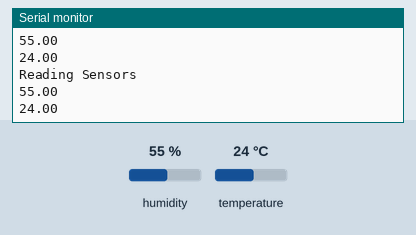
The sketch below on a simulated Arduino Nano 33 IoT. Parts: the last lines printed to the serial monitor. Inputs (shaded band) come from the test bench; at power-on: humidity 55 %, temperature 24 °C. Nothing arrives over Bluetooth unless stated; a phone connects over Bluetooth LE 3 s after start.

Above: at 6.4 s.
6.5 s: humidity set to 22 %
At 9.9 s:
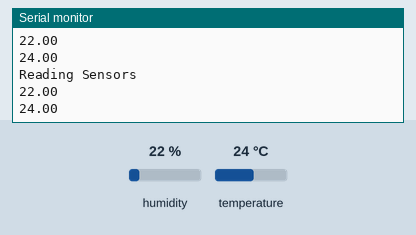
10.2 s: temperature set to 12 °C
At 11.5 s:
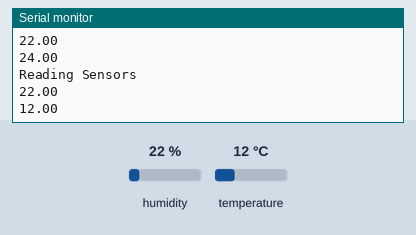
13.9 s: humidity set to 40 %
At 15.9 s:
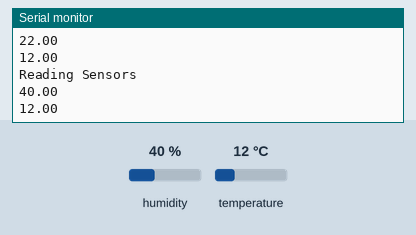
Timing chart, 0 to 17.4 s (numbered marks = the images above; inputs shaded):
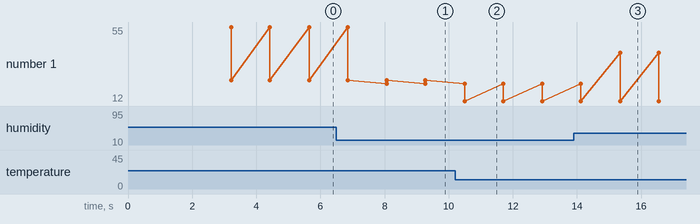

Measured:
- after the input at 6.5 s, the serial monitor: prints a new line after 1.6 s (image 1)
- after the input at 10.2 s, the serial monitor: prints a new line after 0.30 s (image 2)
- after the input at 13.9 s, the serial monitor: prints a new line after 1.4 s (image 3)
- plotted number 1: 24 → 12 after the input at 10.2 s

The sketch:

bluetooth.ino
```cpp
#include <ArduinoBLE.h>           // Bluetooth Library
#include "DHT.h"
#define DHTPIN 7
#define DHTTYPE DHT11

DHT dht(DHTPIN, DHTTYPE);

// Initalizing global variables for sensor data to pass onto BLE
float h, t;
String sh, st;

// BLE Service Name
BLEService customService("180C");

// BLE Characteristics
// Syntax: BLE<DATATYPE>Characteristic <NAME>(<UUID>, <PROPERTIES>, <DATA LENGTH>)
BLEStringCharacteristic ble_temperature("2A56", BLERead | BLENotify, 8);
BLEStringCharacteristic ble_humidity   ("2A57", BLERead | BLENotify, 8);


void setup()
{


    // Initalizing all the sensors
    dht.begin();
    Serial.begin(9600);
    while (!Serial);
    if (!BLE.begin())
    {
        Serial.println("BLE failed to Initiate");
        while (1);
    }

    // Setting BLE Name
    BLE.setLocalName("Arduino Environment Sensor");

    // Setting BLE Service Advertisment
    BLE.setAdvertisedService(customService);

    // Adding characteristics to BLE Service Advertisment
    customService.addCharacteristic(ble_temperature);
    customService.addCharacteristic(ble_humidity);

    // Adding the service to the BLE stack
    BLE.addService(customService);

    // Start advertising
    BLE.advertise();
    Serial.println("Bluetooth device is now active, waiting for connections...");
}

void loop()
{
    // Variable to check if cetral device is connected
    BLEDevice central = BLE.central();
    if (central)
    {
        Serial.print("Connected to central: ");
        Serial.println(central.address());
        while (central.connected())
        {
            delay(200);
            // Read values from sensors
            h = dht.readHumidity();
            t = dht.readTemperature();
            sh = String(h, 2) + "%";
            st = String(t, 2) + "C";

            // Writing sensor values to the characteristic
            ble_temperature.writeValue(sh);
            ble_humidity   .writeValue(st);

            // Displaying the sensor values on the Serial Monitor
            Serial.println("Reading Sensors");
            Serial.println(h);
            Serial.println(t);
            Serial.println("\n");
            delay(1000);
        }
    }
    Serial.print("Disconnected from central: ");
    Serial.println(central.address());
}
```
